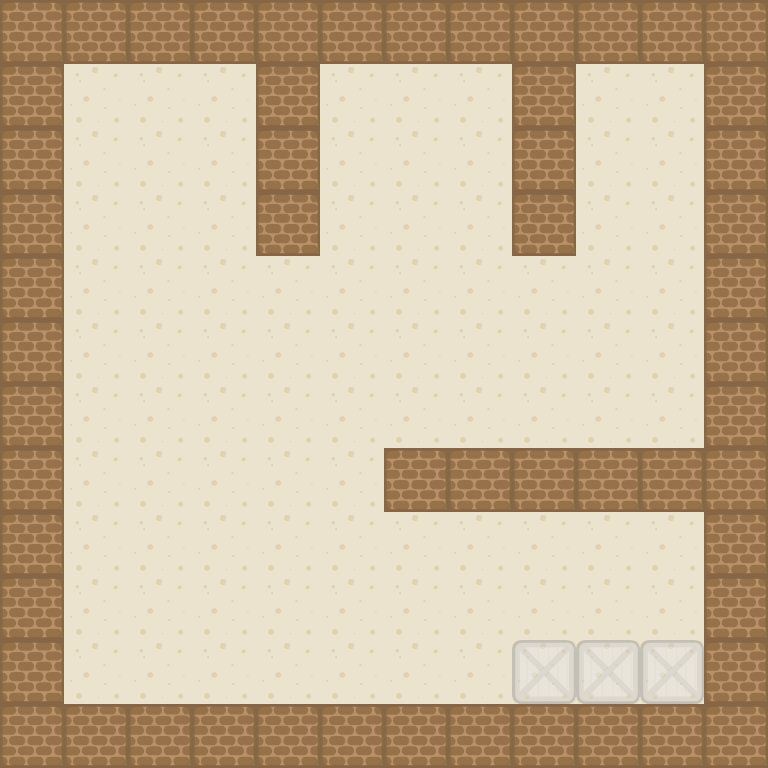

A 2D game scene composited from a Tiled map and its tileset images. What follows is a short description and the map's XML, with every tile layer's data as written:
An orthogonal 12x12 tile map with 64x64 px tiles, 3 tile layers (ground, walls, targets) and 7 objects (spawn, crate_2, crate_1, crate_3, target_3, ...).

<map version="1.9" tiledversion="1.9.2" orientation="orthogonal" renderorder="right-down" width="12" height="12" tilewidth="64" tileheight="64" infinite="0" nextlayerid="7" nextobjectid="8">
 <editorsettings>
  <export target="map.json" format="json" />
 </editorsettings>
 <tileset firstgid="1" name="tileset" tilewidth="64" tileheight="64" tilecount="36" columns="6">
  <image source="sprites.png" width="421" height="421" />
 </tileset>
 <layer id="1" name="ground" width="12" height="12">
  <data encoding="csv">
14,14,14,14,14,14,14,14,14,14,14,14,
14,14,14,14,14,14,14,14,14,14,14,14,
14,14,14,14,14,14,14,14,14,14,14,14,
14,14,14,14,14,14,14,14,14,14,14,14,
14,14,14,14,14,14,14,14,14,14,14,14,
14,14,14,14,14,14,14,14,14,14,14,14,
14,14,14,14,14,14,14,14,14,14,14,14,
14,14,14,14,14,14,14,14,14,14,14,14,
14,14,14,14,14,14,14,14,14,14,14,14,
14,14,14,14,14,14,14,14,14,14,14,14,
14,14,14,14,14,14,14,14,14,14,14,14,
14,14,14,14,14,14,14,14,14,14,14,14
</data>
 </layer>
 <layer id="3" name="walls" width="12" height="12">
  <data encoding="csv">
31,31,31,31,31,31,31,31,31,31,31,31,
31,0,0,0,31,0,0,0,31,0,0,31,
31,0,0,0,31,0,0,0,31,0,0,31,
31,0,0,0,31,0,0,0,31,0,0,31,
31,0,0,0,0,0,0,0,0,0,0,31,
31,0,0,0,0,0,0,0,0,0,0,31,
31,0,0,0,0,0,0,0,0,0,0,31,
31,0,0,0,0,0,31,31,31,31,31,31,
31,0,0,0,0,0,0,0,0,0,0,31,
31,0,0,0,0,0,0,0,0,0,0,31,
31,0,0,0,0,0,0,0,0,0,0,31,
31,31,31,31,31,31,31,31,31,31,31,31
</data>
 </layer>
 <layer id="4" name="targets" width="12" height="12" opacity="0.5">
  <data encoding="csv">
0,0,0,0,0,0,0,0,0,0,0,0,
0,0,0,0,0,0,0,0,0,0,0,0,
0,0,0,0,0,0,0,0,0,0,0,0,
0,0,0,0,0,0,0,0,0,0,0,0,
0,0,0,0,0,0,0,0,0,0,0,0,
0,0,0,0,0,0,0,0,0,0,0,0,
0,0,0,0,0,0,0,0,0,0,0,0,
0,0,0,0,0,0,0,0,0,0,0,0,
0,0,0,0,0,0,0,0,0,0,0,0,
0,0,0,0,0,0,0,0,0,0,0,0,
0,0,0,0,0,0,0,0,34,34,34,0,
0,0,0,0,0,0,0,0,0,0,0,0
</data>
 </layer>
 <objectgroup id="2" name="spawn">
  <object id="4" name="spawn" x="158" y="158">
   <point />
  </object>
 </objectgroup>
 <objectgroup id="5" name="crates">
  <object id="5" name="crate_2" gid="28" x="447" y="256" width="64" height="64" visible="0" />
  <object id="6" name="crate_1" gid="28" x="384" y="448" width="64" height="64" visible="0" />
  <object id="7" name="crate_3" gid="28" x="577" y="192" width="64" height="64" visible="0" />
 </objectgroup>
 <objectgroup id="6" name="targets">
  <object id="1" name="target_3" gid="34" x="513" y="704" width="64" height="64" visible="0" />
  <object id="2" name="target_2" gid="34" x="576" y="704" width="64" height="64" visible="0" />
  <object id="3" name="target_1" gid="34" x="641" y="704" width="64" height="64" visible="0" />
 </objectgroup>
</map>
